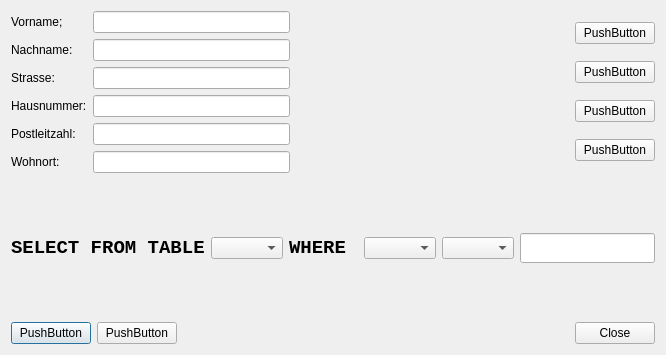
<?xml version="1.0" encoding="UTF-8"?>
<ui version="4.0">
 <class>Dialog</class>
 <widget class="QDialog" name="Dialog">
  <property name="geometry">
   <rect>
    <x>0</x>
    <y>0</y>
    <width>666</width>
    <height>355</height>
   </rect>
  </property>
  <property name="windowTitle">
   <string>Dialog</string>
  </property>
  <layout class="QGridLayout" name="gridLayout">
   <item row="1" column="0">
    <spacer name="verticalSpacer">
     <property name="orientation">
      <enum>Qt::Vertical</enum>
     </property>
     <property name="sizeHint" stdset="0">
      <size>
       <width>20</width>
       <height>40</height>
      </size>
     </property>
    </spacer>
   </item>
   <item row="2" column="0" colspan="2">
    <layout class="QHBoxLayout" name="horizontalLayout_2">
     <item>
      <widget class="QLabel" name="label_7">
       <property name="font">
        <font>
         <family>Courier New</family>
         <pointsize>14</pointsize>
         <weight>75</weight>
         <bold>true</bold>
        </font>
       </property>
       <property name="text">
        <string>SELECT FROM TABLE</string>
       </property>
      </widget>
     </item>
     <item>
      <widget class="QComboBox" name="comboTable"/>
     </item>
     <item>
      <widget class="QLabel" name="label_8">
       <property name="font">
        <font>
         <family>Courier New</family>
         <pointsize>14</pointsize>
         <weight>75</weight>
         <bold>true</bold>
        </font>
       </property>
       <property name="text">
        <string>WHERE </string>
       </property>
      </widget>
     </item>
     <item>
      <widget class="QComboBox" name="comboField"/>
     </item>
     <item>
      <widget class="QComboBox" name="comboOperation"/>
     </item>
     <item>
      <widget class="QLineEdit" name="lineEdit_7">
       <property name="font">
        <font>
         <family>Courier New</family>
         <pointsize>14</pointsize>
         <weight>75</weight>
         <bold>true</bold>
        </font>
       </property>
      </widget>
     </item>
    </layout>
   </item>
   <item row="3" column="0">
    <spacer name="verticalSpacer_2">
     <property name="orientation">
      <enum>Qt::Vertical</enum>
     </property>
     <property name="sizeHint" stdset="0">
      <size>
       <width>20</width>
       <height>40</height>
      </size>
     </property>
    </spacer>
   </item>
   <item row="4" column="0" colspan="2">
    <layout class="QHBoxLayout" name="horizontalLayout">
     <item>
      <widget class="QPushButton" name="pushButton_5">
       <property name="text">
        <string>PushButton</string>
       </property>
      </widget>
     </item>
     <item>
      <widget class="QPushButton" name="pushButton_6">
       <property name="text">
        <string>PushButton</string>
       </property>
      </widget>
     </item>
     <item>
      <spacer name="horizontalSpacer_2">
       <property name="orientation">
        <enum>Qt::Horizontal</enum>
       </property>
       <property name="sizeHint" stdset="0">
        <size>
         <width>40</width>
         <height>20</height>
        </size>
       </property>
      </spacer>
     </item>
     <item>
      <widget class="QPushButton" name="btnDialogClose">
       <property name="text">
        <string>Close</string>
       </property>
      </widget>
     </item>
    </layout>
   </item>
   <item row="0" column="0" colspan="2">
    <layout class="QHBoxLayout" name="horizontalLayout_3">
     <item>
      <layout class="QFormLayout" name="formLayout">
       <item row="0" column="0">
        <widget class="QLabel" name="label">
         <property name="text">
          <string>Vorname;</string>
         </property>
        </widget>
       </item>
       <item row="0" column="1">
        <widget class="QLineEdit" name="lineEdit"/>
       </item>
       <item row="1" column="0">
        <widget class="QLabel" name="label_2">
         <property name="text">
          <string>Nachname:</string>
         </property>
        </widget>
       </item>
       <item row="1" column="1">
        <widget class="QLineEdit" name="lineEdit_2"/>
       </item>
       <item row="2" column="0">
        <widget class="QLabel" name="label_3">
         <property name="text">
          <string>Strasse:</string>
         </property>
        </widget>
       </item>
       <item row="2" column="1">
        <widget class="QLineEdit" name="lineEdit_3"/>
       </item>
       <item row="3" column="0">
        <widget class="QLabel" name="label_4">
         <property name="text">
          <string>Hausnummer:</string>
         </property>
        </widget>
       </item>
       <item row="3" column="1">
        <widget class="QLineEdit" name="lineEdit_4"/>
       </item>
       <item row="4" column="0">
        <widget class="QLabel" name="label_5">
         <property name="text">
          <string>Postleitzahl:</string>
         </property>
        </widget>
       </item>
       <item row="4" column="1">
        <widget class="QLineEdit" name="lineEdit_5"/>
       </item>
       <item row="5" column="0">
        <widget class="QLabel" name="label_6">
         <property name="text">
          <string>Wohnort:</string>
         </property>
        </widget>
       </item>
       <item row="5" column="1">
        <widget class="QLineEdit" name="lineEdit_6"/>
       </item>
      </layout>
     </item>
     <item>
      <spacer name="horizontalSpacer">
       <property name="orientation">
        <enum>Qt::Horizontal</enum>
       </property>
       <property name="sizeHint" stdset="0">
        <size>
         <width>40</width>
         <height>20</height>
        </size>
       </property>
      </spacer>
     </item>
     <item>
      <layout class="QVBoxLayout" name="verticalLayout">
       <item>
        <widget class="QPushButton" name="pushButton">
         <property name="text">
          <string>PushButton</string>
         </property>
        </widget>
       </item>
       <item>
        <widget class="QPushButton" name="pushButton_2">
         <property name="text">
          <string>PushButton</string>
         </property>
        </widget>
       </item>
       <item>
        <widget class="QPushButton" name="pushButton_3">
         <property name="text">
          <string>PushButton</string>
         </property>
        </widget>
       </item>
       <item>
        <widget class="QPushButton" name="pushButton_4">
         <property name="text">
          <string>PushButton</string>
         </property>
        </widget>
       </item>
      </layout>
     </item>
    </layout>
   </item>
  </layout>
 </widget>
 <resources/>
 <connections/>
</ui>
